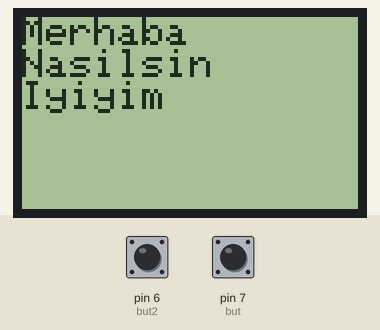
Recording of a sketch running on a simulated Arduino Uno, built with avr-gcc and run on an emulated ATmega328P. On the bench: 84×48 one-colour display. The inputs (shaded band) are chosen by the test bench; at power-on: pin 7 (but) LOW, pin 6 (but2) LOW. What the sketch prints to the serial monitor is not drawn.

Above: at 2.9 s.
3.0 s: pin 7 (but) pulled HIGH for 1.25 s
At 3.5 s:
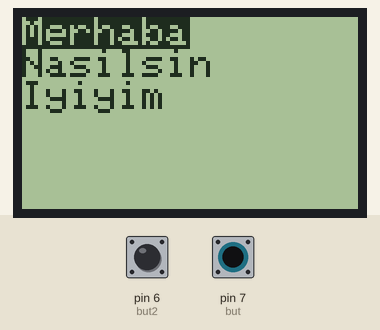
8.4 s: pin 7 (but) pulled HIGH for 1.25 s
At 9.8 s:
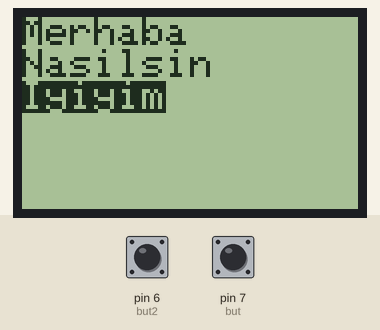
Timing chart, 0 to 11.4 s (numbered marks = the images above; inputs shaded):
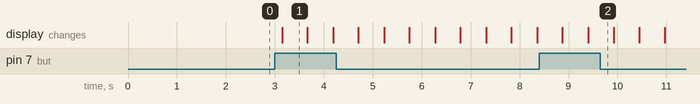

Measured:
- after the input at 3.0 s, the display: changes after 0.15 s (image 1)
- after the input at 8.4 s, the display: first differs from a run without the input after 1.0 s (image 2)
- what the display in image 1 shows lasts 0.5 s, from 3.2 s to 3.7 s

The sketch:

nokia5110-arayuz.ino
```cpp
#include <Nokia_LCD.h>

Nokia_LCD lcd(13 /* CLK */, 12 /* DIN */, 11 /* DC */, 10 /* CE */, 9 /* RST */);
int but=7;
int but2=6;
int sayac=0;
void setup() {
  // put your setup code here, to run once:
  lcd.begin();
  lcd.clear();
  pinMode(but,INPUT);
  pinMode(but2,INPUT);
  Serial.begin(9600);
  arayuz();
}

void loop() {
  // put your main code here, to run repeatedly:
  arayuz();
  int butDurum = digitalRead(but);
  int but2Durum = digitalRead(but2);
  if(butDurum){
    Serial.println("but 1 basildi");
    sayac++;
    Serial.println(sayac);
  }
  switch(sayac){
    case 1:
      arayuz1();
      Serial.println("arayuz 1");
      if(but2Durum){
        verigonder();
      }
    break;
    case 2:
      arayuz2();
      Serial.println("arayuz 2");
      if(but2Durum){
        verigonder();
      }
    break;
    case 3:
      arayuz3();
      Serial.println("arayuz 3");
      if(but2Durum){
        verigonder();
      }
    break;
  }
  delay(500);
  arayuz();
  if(sayac>3){
    sayac=0;
  }
  delay(500);
}

void arayuz(){
  lcd.setBacklight(false);
  lcd.setCursor(0, 0);
  lcd.print("Merhaba\n");
  lcd.println("Nasilsin");
  lcd.println("Iyiyim");
}

void arayuz1(){
  lcd.setBacklight(false);
  lcd.setCursor(0, 0);
  lcd.setInverted(true);
  lcd.print("Merhaba\n");
  lcd.setInverted(false);
  lcd.println("Nasilsin");
  lcd.println("Iyiyim");
}

void arayuz2(){
  lcd.setBacklight(false);
  lcd.setCursor(0, 0);
  lcd.print("Merhaba\n");
  lcd.setInverted(true);
  lcd.println("Nasilsin");
  lcd.setInverted(false);
  lcd.println("Iyiyim");
}
void arayuz3(){
  lcd.setBacklight(false);
  lcd.setCursor(0, 0);
  lcd.print("Merhaba\n");
  lcd.println("Nasilsin");
  lcd.setInverted(true);
  lcd.println("Iyiyim");
  lcd.setInverted(false);
}

void verigonder(){
  Serial.println("Veri gonderildi.");
}
```
